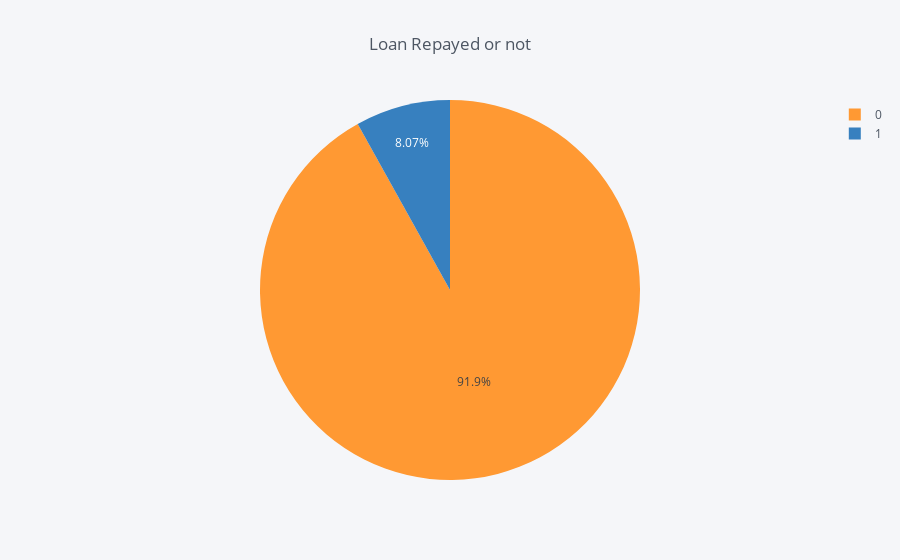

The notebook cell saved with this chart:
### Code cell
temp = application_train["TARGET"].value_counts()
df = pd.DataFrame({'labels': temp.index,
                   'values': temp.values
                  })
df.iplot(kind='pie',labels='labels',values='values', title='Loan Repayed or not')

### Figure 1 — Plotly figure (JSON) as saved in the notebook; plotly's stock layout.template omitted (floating-point values rounded to 4 significant figures)
{"data": [{"labels": [0, 1], "marker": {"colors": ["rgba(255, 153, 51, 1.0)", "rgba(55, 128, 191, 1.0)"]}, "name": "", "type": "pie", "values": [282686, 24825]}], "layout": {"legend": {"bgcolor": "#F5F6F9", "font": {"color": "#4D5663"}}, "paper_bgcolor": "#F5F6F9", "plot_bgcolor": "#F5F6F9", "title": "Loan Repayed or not", "titlefont": {"color": "#4D5663"}}}
